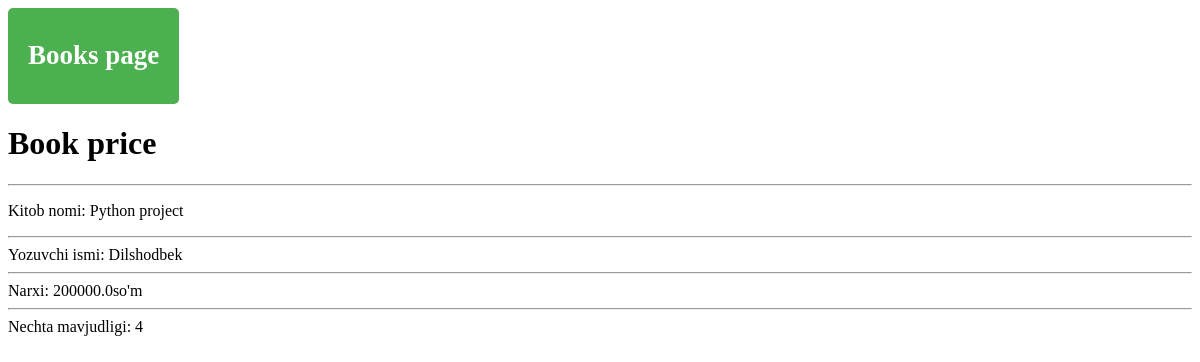
/price/, run on an earlier commit of the app's database.
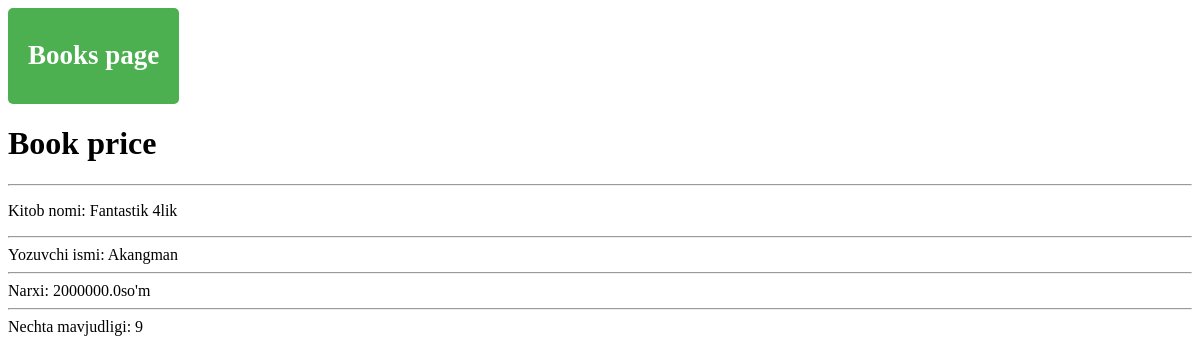
And on a later commit of the database.
### book_shop/models.py (models this page shows, shortened)
class Book(models.Model):
    title = models.CharField(max_length=255)
    author = models.ForeignKey(Author, on_delete=models.SET_NULL, null=True )
    price = models.FloatField()
    stock = models.PositiveIntegerField()

class Author(models.Model):
    name = models.CharField(max_length=255)
    birth_year = models.PositiveSmallIntegerField()

### book_shop/views.py (the view)
# urls.py: path('price/', book_max_price),
def book_max_price(request):
    price = Book.objects.order_by('price').last()
    context = {
        'price': price,
    }
    return render(request, 'book_max_price.html', context)

### templates/book_max_price.html (shortened to what this page needs)
<!DOCTYPE html>
<html lang="en">
<head>
    <a href="/books/" class="btn-link"><h2>Books page</h2></a>
</head>
<body>
<h1>Book price</h1>
<hr>
<p> Kitob nomi: {{price.title}}
<hr>
    Yozuvchi ismi: {{price.author.name}}
<hr>
    Narxi: {{price.price}}so'm
<hr>
    Nechta mavjudligi: {{price.stock}} </p>
</body>
</html>

What changed in the data, as far as the page shows it:
no longer on this page (row unchanged): Book: title "Python project", author.name "Dilshodbek", price "200000.0", stock "4"
added Book: title "Fantastik 4lik", author.name "Akangman", price "2000000.0", stock "9"
